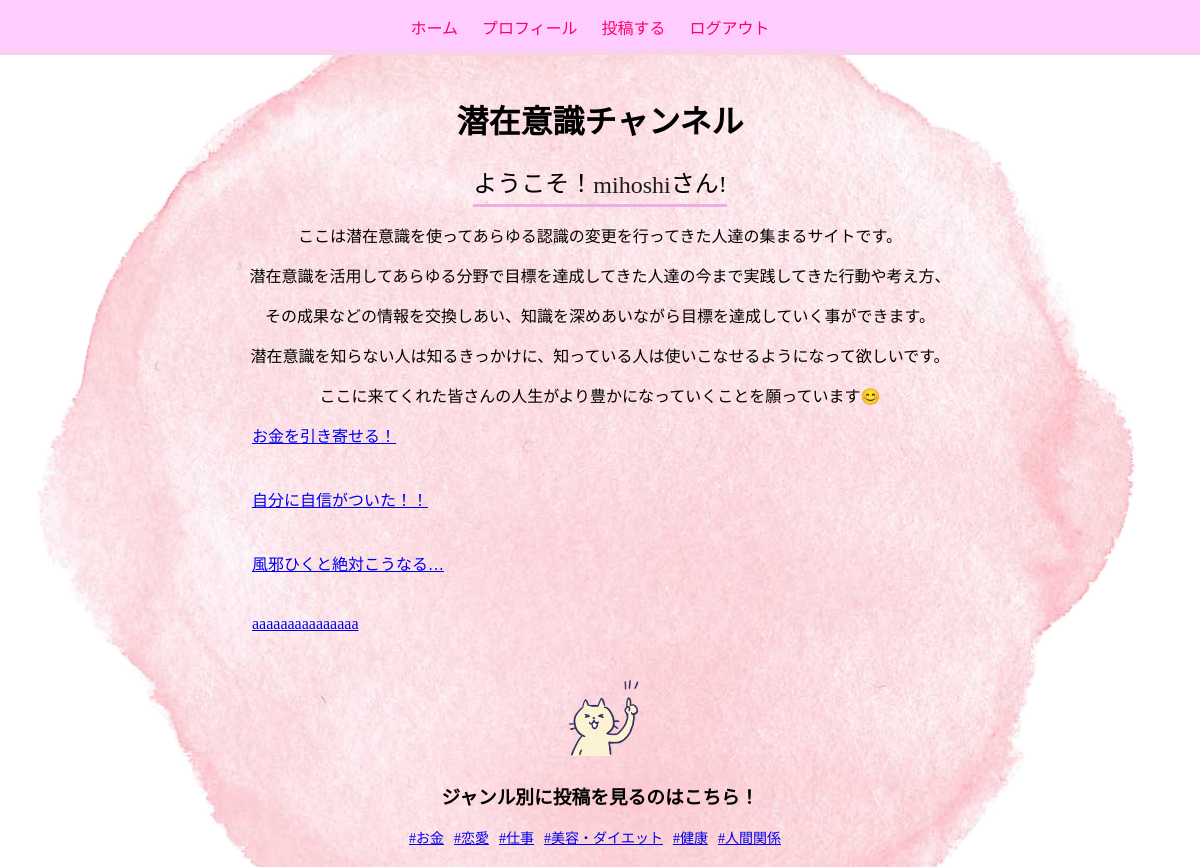
The app's page / (signed in) with its own data.
### mind_ch_db/models.py (models this page shows, shortened)
class PostInfo(models.Model):
    genre_id = models.ForeignKey(
        'genre', on_delete=models.SET_NULL,null=True)
    post_title = models.CharField(max_length=50)
    post_content = models.TextField(max_length=1000)
    reaction_count = models.IntegerField(null=True, blank=True)
    create_at = models.DateTimeField(default=timezone.datetime.now)
    update_at = models.DateTimeField(default=timezone.datetime.now)

class Genre(models.Model):
    genre_name = models.CharField(max_length=30)
    create_at = models.DateTimeField(default=timezone.datetime.now)
    update_at = models.DateTimeField(default=timezone.datetime.now)

### mind_ch_db/views.py (the view)
# urls.py: path('', views.index, name='index'),
def index(request):
    post_infos = PostInfo.objects.all()
    genres_all = Genre.objects.all() # ジャンルタイトル一覧
    good_counts = {}
    for post_info in post_infos:
        good_counts[post_info.id] = Good.objects.filter(post_info_id=post_info.id).count()
    return render(request, 'index.html', {'post_infos': post_infos, 'genres_all': genres_all, 'good_counts': good_counts})

### mind_ch_db/templates/index.html
{% extends "base.html" %}
{% block content %}
{% load static %}
<main class="back_img">
    <h1 class="mind_ch_title">潜在意識チャンネル</h1>
    <div class="login_name_box">
        {% if user.is_authenticated %}
        <div>ようこそ！</div><div class="login_name">{{ user.username }}</div><div>さん!</div>
        {% endif %}
    </div>
    <p>ここは潜在意識を使ってあらゆる認識の変更を行ってきた人達の集まるサイトです。</p>
    <p>潜在意識を活用してあらゆる分野で目標を達成してきた人達の今まで実践してきた行動や考え方、</p>
    <p>その成果などの情報を交換しあい、知識を深めあいながら目標を達成していく事ができます。</p>
    <p>潜在意識を知らない人は知るきっかけに、知っている人は使いこなせるようになって欲しいです。</p>
    <p>ここに来てくれた皆さんの人生がより豊かになっていくことを願っています😊</p>
    {% for post_info in post_infos %}
    <div class="post_info">
        <div><a href="{% url 'post_info_detail' post_info.id %}">{{ post_info.post_title }}</a></div>
    </div>
    {% endfor %}
    <div class="neko_center">
        <img src="{% static 'img/point_l.png' %}" alt= "ロゴ" width="100" height="90">
    </div>
    <h3 class="genre_title">ジャンル別に投稿を見るのはこちら！</h3>
    <section class="all_genre">
    {% for genre in genres_all %}
        <div>
            <a href="{% url 'genre_list' genre.id %}">
                #{{ genre.genre_name }}
            </a>
        </div>
    {% endfor %}
    </section>
</main>
{% endblock %}

### static/css/style.css (style rules this page uses)
h1 { color: rgb(230, 110, 190); text-align: center; }
.login_name_box { display: flex; justify-content: center; align-items: end; }
.login_name_box div { border-bottom: 3px solid; border-image: linear-gradient(to right, #ecb0e0, #ecb0e0) 0.8; padding-bottom: 5px; font-size: 24px; }
.login_name { font-size: 25px; color:rgb(27, 27, 27); text-align: end; }
.neko_center { display: flex; justify-content: center; }
body { margin: 0; }
main { padding: 20px; }
p { text-align: center; }
.back_img { background-image: url('../img/line1.png'); background-size: cover; background-repeat: no-repeat; background-position: center center; }
.mind_ch_title { color: #000000; }
.genre_title { text-align: center; }
.all_genre { display: flex; justify-content: center; }
.all_genre a { margin-right: 10px; }
.post_info { margin-bottom: 40px; margin-left: 20%; }
.all_genre { display: flex; font-size: 14px; }
.all_genre div { width: auto; }

### records on screen
PostInfo: post_title "お金を引き寄せる！"
PostInfo: post_title "自分に自信がついた！！"
PostInfo: post_title "風邪ひくと絶対こうなる…"
PostInfo: post_title "aaaaaaaaaaaaaaa"
Genre: genre_name "お金"
Genre: genre_name "恋愛"
Genre: genre_name "仕事"
Genre: genre_name "美容・ダイエット"
Genre: genre_name "健康"
Genre: genre_name "人間関係"

### other values on screen
{{ user.username }} "mihoshi"
